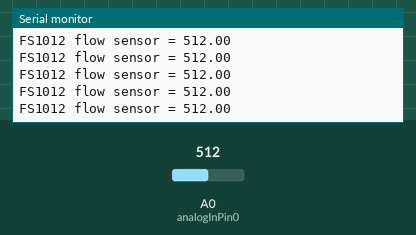
Recording of a sketch running on a simulated Arduino Uno, built with avr-gcc and run on an emulated ATmega328P. Parts: the last lines printed to the serial monitor. The test bench sets the inputs (shaded band); at power-on: A0 (analogInPin0) = 512.

Above: at 1.2 s.
1.3 s: A0 (analogInPin0) set to 716
At 1.39 s:
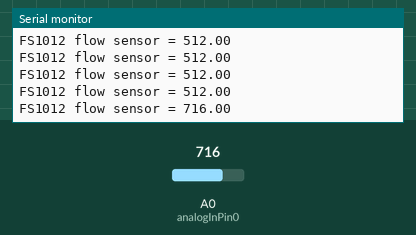
2.8 s: A0 (analogInPin0) set to 900
At 2.83 s:
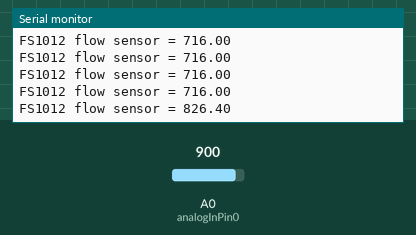
Timing chart, 0 to 5.8 s (numbered marks = the images above; inputs shaded):
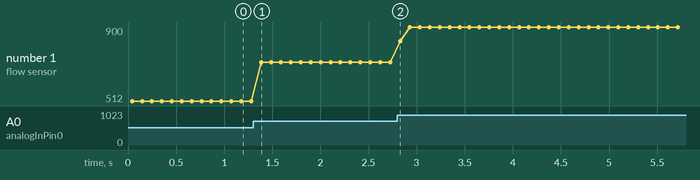

Measured:
- after the input at 1.3 s, the serial monitor: prints a new line after 0.08 s (image 1)
- after the input at 2.8 s, the serial monitor: prints a new line at once (image 2)
- plotted number 1: 512 → 716 after the input at 1.3 s, 716 → 900 after the input at 2.8 s

The sketch:

FS1012.ino
```cpp
/* Analog input, serial output

 Reads an analog input pin, performs a simple averaging routine and prints the result to the serial monitor.

 The circuit:
 FS1012 Analog Flow Sensor:
   - pin 1: connected to analog pin 0.
   - pin 2: connected to ground.
   - pin 4: connected to +5V.
   - pin 6: connected to ground.

 created 3 Jan. 2015
 by MV
*/

// Constants
const int analogInPin0 = A0;       // analog input pin that the flow sensor is attached to
const int sampleAverage = 20;      // number of sensor samples to average
const int serialRateOutput = 100;  // sample output rate in ms
const int analogSampleDelay = 2;   // sample delay for analog sampling in ms

// Variables
int sensorValue = 0;               // value read from the flow sensor
float sensorAverage = 0.0;         // average sensor value

void setup()
{
  // initialize serial communications at 9600 bps:
  Serial.begin(9600);

  // set internal analog reference to 1.1V
  analogReference(INTERNAL);
}

void loop()
{
  // initialize average sensor value
  sensorAverage = 0.0;

  // read and accumulate sensor measurements
  for(int i = 0; i < sampleAverage; i++)
  {
    // read the analog in value:
    sensorValue = analogRead(analogInPin0);

    // wait for the analog-to-digital converter
    // to settle after the last reading:
    delay(analogSampleDelay);

    // accumulate sensor data
    sensorAverage = sensorAverage + sensorValue;
  }

  // calculate sensor average
  sensorAverage = sensorAverage / sampleAverage;

  // print the results to the serial monitor:
  Serial.print("FS1012 flow sensor = " );
  Serial.println(sensorAverage);

  // wait to ensure at least 100ms between each serial print
  delay(serialRateOutput - (sampleAverage * analogSampleDelay));
}
```
